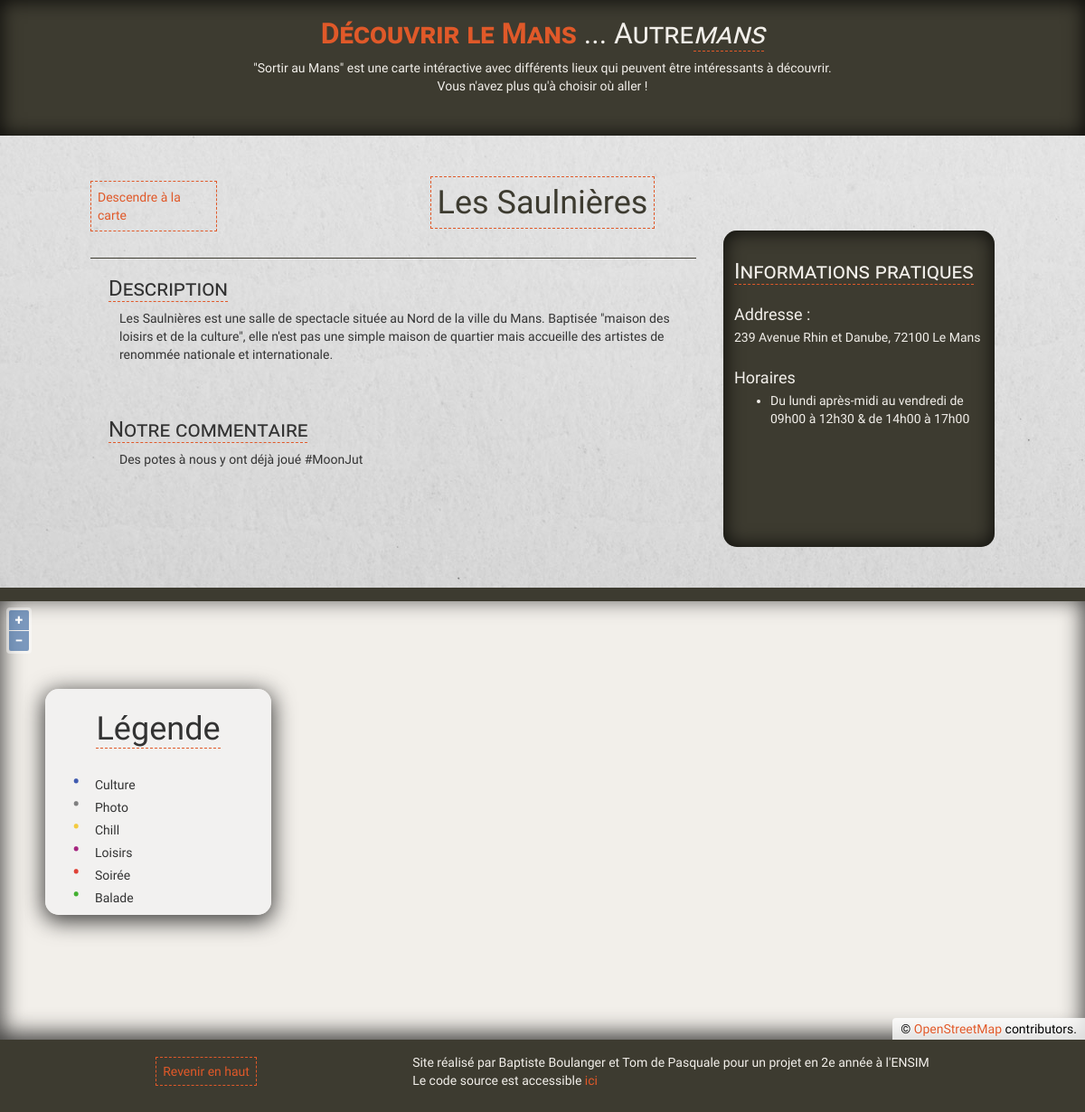
Screenshot of /index.php?site-id=6 with the database file from the repository.
### tables this page shows
CREATE TABLE IF NOT EXISTS `sites` (
  `id` int(11) NOT NULL AUTO_INCREMENT,
  `name` char(255) NOT NULL,
  `description` text NOT NULL,
  `commentary` text NOT NULL,
  `images` text NOT NULL,
  `address` varchar(255) NOT NULL,
  `hours` text NOT NULL,
  `latitude` float(10,5) NOT NULL,
  `longitude` float(10,5) NOT NULL,
  `type` char(255) NOT NULL,
  PRIMARY KEY (`id`)
);

### index.php (the view, shortened to what this page needs)
<html>
<head>
    <link rel="stylesheet" href="libraries/openlayers/ol.css" type="text/css">
    <link rel="stylesheet" href="https://maxcdn.bootstrapcdn.com/bootstrap/3.3.6/css/bootstrap.min.css">
    <link rel="stylesheet" href="main.css" type="text/css" />
</head>
<body>
    <header>
        <h1><strong>Découvrir le Mans</strong> ... Autre<span class="underlined">mans</span></h1>
        <p>"Sortir au Mans" est une carte intéractive avec différents lieux qui peuvent être intéressants à découvrir.
            <br>
            Vous n'avez plus qu'à choisir où aller !
        </p>
    </header>
    <section class="informations-container">
<?php
try {
    $bdd = new PDO('mysql:host=localhost;dbname=projet_info;charset=utf8', 'root', '');
} catch (Exception $e) {
    die('Erreur : ' . $e->getMessage());
}
if(isset($_GET["site-id"])) {
    $id = $_GET["site-id"];
    $request = 'SELECT * FROM sites WHERE id=' . $id;
    $response = $bdd->query($request);
    while ($data = $response->fetch()) {
        $hours = [];
        $temp_str = "";
        foreach(str_split($data['hours']) as $c) {
            if($c == "\n") {
                $hours[] = $temp_str;
                $temp_str = "";
            } else {
                $temp_str = $temp_str . $c;
            }
        }
        if($temp_str != "" && $temp_str != "\n") {
            $hours[] = $temp_str;
        }
        echo '<div class="info">';
        echo '<div class="see-map-container"><a class="see-map all-around" href=#map>Descendre à la carte</a></div>';
        echo '<div class="title"><h1><span class="all-around">' . $data['name'] . '</span></h1></div>';
        echo '<div class="practical-container">';
        echo '<div class="practical">';
        echo '<h3><span class="underlined">Informations pratiques</span></h3>';
        echo '<h4>Addresse :</h4>';
        echo '<p>' . $data['address'] . '</p>';
        if($data['hours'] != "") {
            echo '<h4>Horaires</h4>';
            echo '<ul>';
            foreach($hours as $e) {
                echo '<li>' . $e . '</li>';
            }
            echo '</ul>';
        }
        echo '</div></div>';
        echo '<div class="description content">';
        echo '<h3><span class="underlined">Description</span></h3>';
        echo '<p>' . $data["description"] . '</p>';
        echo '</div>';
        if($data['commentary'] != "") {
            echo '<div class="commentary content">';
            echo '<h3><span class="underlined">Notre commentaire</span></h3>';
            echo '<p>' . $data['commentary'] . '</p>';
            echo '</div>';
        }
        echo '</div>';
    }
}
?>
    </section>
    <section id="map-container">
        <div class="legend-container">
            <div class="legend">
                <h1><span class="underlined">Légende</span></h1>
                <ul>
                    <li>Culture</li>
                    <li>Photo</li>
                    <li>Chill</li>
                    <li>Loisirs</li>
                    <li>Soirée</li>
                    <li>Balade</li>
                </ul>
            </div>
        </div>
        <div id="map" class="map">
        </div>
    </section>
    <footer>
        <p>
            <a href="#" class="all-around">Revenir en haut</a>
        </p>
        <p>Site réalisé par Baptiste Boulanger et Tom de Pasquale pour un projet en 2e année à l'ENSIM
            <br>
            Le code source est accessible <a href="https://github.com/">ici</a>
        </p>
    </footer>
</body>
</html>

### main.css (style rules this page uses)
body { background-color: #f2efea; font-family: 'Muli', sans-serif; }
a, a:active, a:focus { color: #e05929; }
header { background-color: #3d3b30; color: #f2efea; width: 100%; height: 150px; display: flex; flex-direction: column; align-items: center; -webkit-box-shadow: inset 0px 0px 20px 2px rgba(0,0,0,0.75); -moz-box-shadow: inset 0px 0px 20px 2px rgba(0,0,0,0.75); box-shadow: inset 0px 0px 20px 2px rgba(0,0,0,0.75); }
header h1 { font-size: xx-large; margin-bottom: 10px; font-variant: small-caps; }
header h1 span { font-style: italic; }
header p { text-align: center; }
#map-container { width: 100%; height: 500px; border-top: 15px solid #3d3b30; -webkit-box-shadow: inset 0px -5px 25px 2px rgba(0,0,0,0.75); -moz-box-shadow: inset 0px -5px 25px 2px rgba(0,0,0,0.75); box-shadow: inset 0px -5px 25px 2px rgba(0,0,0,0.75); }
#map { width: 100%; }
.legend-container { height: 0; width: 0; position: relative; top: 20%; left: 50px; }
.legend { position: relative; width: 250px; height: 250px; padding: 15px; z-index: 1000; background-color: #f2f2f2d6; display: flex; flex-direction: column; justify-content: center; border-radius: 15px; -webkit-box-shadow: 0px 5px 25px 2px rgba(0,0,0,0.75); -moz-box-shadow: 0px 5px 25px 2px rgba(0,0,0,0.75); box-shadow: 0px 5px 25px 2px rgba(0,0,0,0.75); }
.legend ul li { height: 25px; }
.legend h1 { text-align: center; margin-bottom: 20px; }
.legend ul { list-style-type: none; }
.legend ul li::before { position: relative; content: "\2022"; display: inline-block; width: 1em; margin-left: -1em; font-size: 25px; }
.legend ul li:nth-child(1)::before { color: rgb(64, 91, 176); }
.legend ul li:nth-child(2)::before { color: gray; }
.legend ul li:nth-child(3)::before { color: rgb(243, 202, 64); }
.legend ul li:nth-child(4)::before { color: rgb(165, 36, 127); }
.legend ul li:nth-child(5)::before { color: rgb(223, 66, 55); }
.legend ul li:nth-child(6)::before { color: rgb(67, 176, 49); }
.info { display: grid; background-color: #f2efea; background-image: url(images/bg-texture.jpg); padding: 35px 100px; min-height: 500px; width: 100%; display: flex; flex-direction: column; }
.see-map-container { position: relative; width: 0; height: 0; top: 15px; }
.see-map { display: inline-block; position: relative; width: 140px; }
.info > div.content { padding: 0 20px; width: 67%; margin-top: 30px; display: flex; flex-direction: column; min-height: 90px; }
.info > .title { padding: 0; color: #3d3b30; text-align: center; }
strong { color: #e05929; }
.underlined { border-bottom: 1px dashed #e05929; }
.all-around { padding: 7px; border: 1px dashed #e05929; }
.info h3 { font-variant: small-caps; margin-bottom: 10px; width: 100%; }
.info h4 { margin: 15px 0 5px 0; }
.info p { padding-left: 12px; }
.description { border-top: 1px solid #3d3b30; }
.info .practical-container { width: 0; height: 0; position: relative; left: 70%; top: 0%; }
.info .practical { display: flex; flex-direction: column; background-color: #3d3b30; color: #f2efea; z-index: 1000; width: 300px; height: 350px; border-radius: 15px; padding: 12px; -webkit-box-shadow: inset 0px 0px 20px 2px rgba(0,0,0,0.75); -moz-box-shadow: inset 0px 0px 20px 2px rgba(0,0,0,0.75); box-shadow: inset 0px 0px 20px 2px rgba(0,0,0,0.75); }
.practical p, .practical li { padding: 0; -webkit-user-select: text; -moz-user-select: text; }
footer { background-color: #3d3b30; color: #f2efea; display: flex; justify-content: space-evenly; align-items: center; width: 100%; height: 80px; z-index: 1000; -webkit-box-shadow: 0px 0px -20px 2px rgba(0,0,0,0.75); -moz-box-shadow: 0px 0px -20px 2px rgba(0,0,0,0.75); box-shadow: 0px 0px -20px 2px rgba(0,0,0,0.75); }

### rows the page displays
sites: name "Les Saulnières", address "239 Avenue Rhin et Danube, 72100 Le Mans", e "Du lundi après-midi au vendredi de 09h00 à 12h30 & de 14h00 à 17h00", description "Les Saulnières est une salle de spectacle située au Nord de la ville du Mans. Baptisée \"maison des loisirs et de la culture\", elle n'est pas une simple maison de quartier mais accueille des artistes de renommée nationale et internationale.", commentary "Des potes à nous y ont déjà joué #MoonJut"
